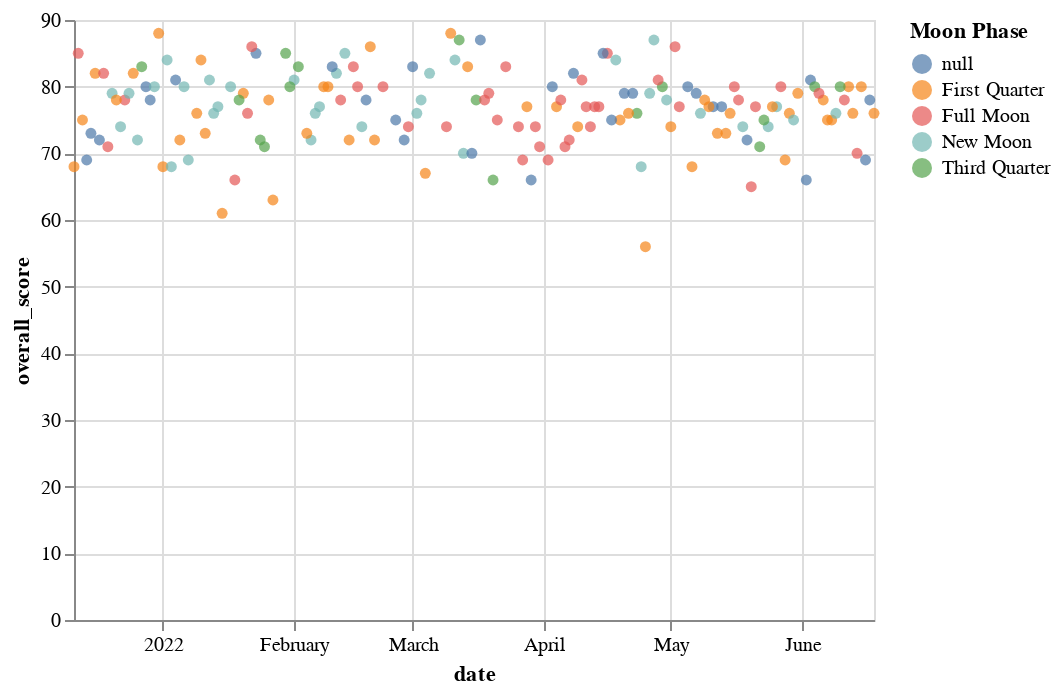

This figure's notebook cell:
### Code cell
import altair as alt
from altair import to_values

alt.Chart.from_dict({
    "data": to_values(df),
    "mark": "circle",
    "encoding": {
        "x": {
            "field": "date",
            "type": "temporal",
        },
        "color": {
            "field": "Moon Phase",
            "type": "nominal",
        },
         "y": {
            "field": "overall_score",
            "type": "quantitative",
        },
    }
})

### Figure 1 — Vega-Lite specification as saved in the notebook (floating-point values rounded to 4 significant figures; data arrays with more than 128 entries replaced by an {"elided": "..."} marker saying what was removed)
{"config": {"view": {"continuousWidth": 400, "continuousHeight": 300}}, "data": {"name": "data-e53c0a78176032454d2e168e0fa52009"}, "mark": "circle", "encoding": {"color": {"field": "Moon Phase", "type": "nominal"}, "x": {"field": "date", "type": "temporal"}, "y": {"field": "overall_score", "type": "quantitative"}}, "$schema": "https://vega.github.io/schema/vega-lite/v4.17.0.json", "datasets": {"data-e53c0a78176032454d2e168e0fa52009": {"elided": "172 records"}}}
